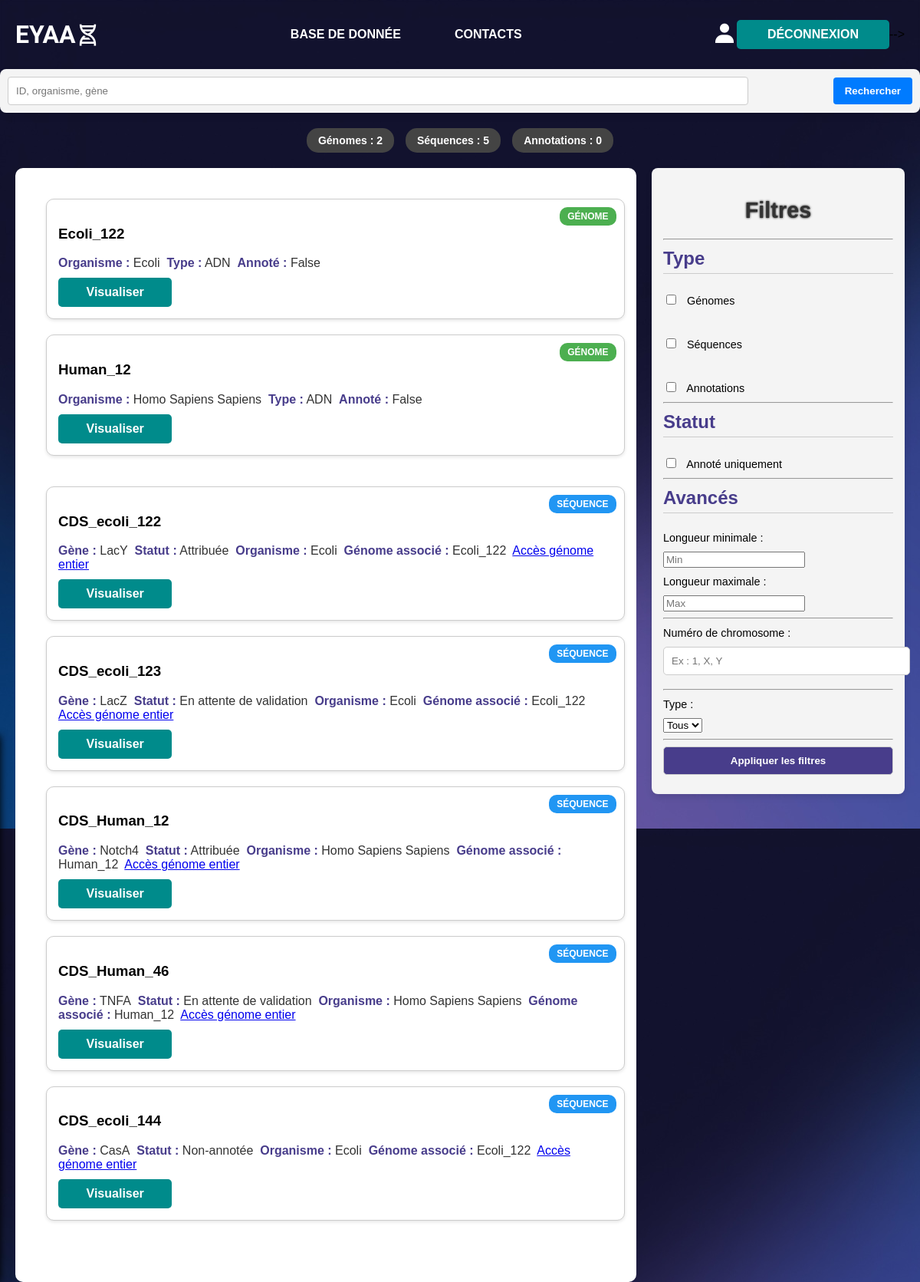
The app's page /database/ (signed in) with its own data.
### core/models.py (models this page shows, shortened)
class Genome(models.Model):
    genome_id = models.CharField(max_length=20, primary_key=True)
    genome_sequence = models.TextField(validators=[RegexValidator(
        regex=r"^[ACGTU]*$",
        message="La séquence doit être uniquement "
        "composée des caractères ACGT ou U.")])
    TYPE_CHOICES = [("DNA", "ADN"), ("RNA", "ARN")]
    genome_type = models.CharField(max_length=3, choices=TYPE_CHOICES)
    organism = models.CharField(max_length=20)
    is_annotated = models.BooleanField(default=False)

class Sequence(models.Model):
    sequence_id = models.CharField(max_length=20, primary_key=True)
    dna_sequence = models.TextField()
    aa_sequence = models.TextField()
    num_chromosome = models.IntegerField()
    sequence_start = models.IntegerField()
    sequence_stop = models.IntegerField()
    sequence_length = models.IntegerField()
    gene_name = models.CharField(max_length=20, blank=True, null=True)
    peptide_product = models.CharField(max_length=20, blank=True, null=True)
    STATUS_CHOICES = [("Nothing", "Non-annotée"),
                      ("Assigned", "Attribuée"),
                      ("Awaiting validation", "En attente de validation"),
                      ("Validated", "Validée")]
    sequence_status = models.CharField(max_length=50, choices=STATUS_CHOICES)
    genome = models.ForeignKey(Genome, on_delete=models.CASCADE,
                               related_name="sequences")

### core/views.py (the view)
# urls.py: path("database/", views.database_view, name="genome_database"),
@login_required
@user_passes_test(is_not_visitor)
def database_view(request):
    user_request = request.GET.get("user_request", "").strip()
    filter_types = request.GET.getlist("filter_type")
    is_annotated = request.GET.get("is_annotated") == "true"
    min_length = request.GET.get("min_length")
    max_length = request.GET.get("max_length")
    chromosome = request.GET.get("chromosome", "").strip()
    genomes = sequences = annotations = None
    if user_request:
        query = Q(genome_id__icontains=user_request) | Q(organism__icontains=user_request)
        if "genome" in filter_types or not filter_types:
            genomes = Genome.objects.filter(query)
            if is_annotated:
                genomes = genomes.filter(is_annotated=True)
        if "sequence" in filter_types or not filter_types:
            sequences = Sequence.objects.filter(
                Q(sequence_id__icontains=user_request) | Q(gene_name__icontains=user_request)
            )
            if min_length:
                sequences = sequences.filter(sequence_length__gte=int(min_length))
            if max_length:
                sequences = sequences.filter(sequence_length__lte=int(max_length))
            if chromosome:
                sequences = sequences.filter(num_chromosome__iexact=chromosome)
        if "annotation" in filter_types or not filter_types:
            annotations = Annotation.objects.filter(
                (Q(annotation_id__icontains=user_request) | Q(annotation_text__icontains=user_request)) &
                Q(is_validated=True))
    else:
        if "genome" in filter_types or not filter_types:
            genomes = Genome.objects.all()
            if is_annotated:
                genomes = genomes.filter(is_annotated=True)
        if "sequence" in filter_types or not filter_types:
            sequences = Sequence.objects.all()
            if min_length:
                sequences = sequences.filter(sequence_length__gte=int(min_length))
            if max_length:
                sequences = sequences.filter(sequence_length__lte=int(max_length))
            if chromosome:
                sequences = sequences.filter(num_chromosome__iexact=chromosome)
        if "annotation" in filter_types or not filter_types:
            annotations = Annotation.objects.filter(Q(is_validated=True))
    return render(request, "core/database.html", {
        "genomes": genomes,
        "sequences": sequences,
        "annotations": annotations,
    })

### core/views.py (called while the page is built)
def is_not_visitor(user):
    return user.role != "visiteur"

### core/templates/core/database.html (shortened to what this page needs)
{% extends "core/base.html" %}
{% load static %}
{% block content %}
<link rel="stylesheet" href="{% static 'core/style_database.css' %}">
    <div class="search-bar-container">
        <form method="GET" action="{% url 'genome_database' %}">
            <div class="search-bar">
                <input type="text" name="user_request" placeholder="ID, organisme, gène">
                <button type="submit" value="Recherche" style="color: white;">Rechercher</button>
            </div>
        </form>
    </div>
    <div class="results-summary">
        <span class="badge-results badge-genome">Génomes : {{ genomes|length }}</span>
        <span class="badge-results badge-sequence">Séquences : {{ sequences|length }}</span>
        <span class="badge-results badge-annotation">Annotations : {{ annotations|length }}</span>
    </div>
    <div class="main-content">
    <div class="database-section">
    <div class="database-container">
        {% if genomes %}
            {% for genome in genomes %}
            <div class="sequence-card">
                <div class="badge genome">Génome</div>
                <h3>{{ genome.genome_id }}</h3>
                <p><strong>Organisme :</strong> {{ genome.organism }}&nbsp;
                <strong>Type :</strong> {{ genome.get_genome_type_display }}&nbsp;
                <strong>Annoté :</strong> {{ genome.is_annotated }}</p>
                {% if genome.genome_id %}
                    <a href="{% url 'visualisation' 'genome' genome.genome_id %}" class="visualisation-access-button">Visualiser</a>
                {% else %}
                    <p>Aucun accès de visualisation disponible pour ce génome</p>
                {% endif %}
            </div>
            {% endfor %}
        {% endif %}
    </div>
    <div class="database-container">
        {% if sequences %}
            {% for sequence in sequences %}
            <div class="sequence-card">
                <div class="badge sequence">Séquence</div>
                <h3>{{sequence.sequence_id }}</h3>
                <p><strong>Gène :</strong> {{sequence.gene_name }}&nbsp;
                <strong>Statut :</strong> {{ sequence.get_sequence_status_display }}&nbsp;
                <strong>Organisme :</strong> {{ sequence.genome.organism }}&nbsp;
                <strong>Génome associé :</strong> {{ sequence.genome.genome_id }}&nbsp; <a href="{% url 'visualisation' 'genome' sequence.genome.genome_id %}">Accès génome entier</a></p>
                {% if sequence.sequence_id %}
                    <a href="{% url 'visualisation' 'sequence' sequence.sequence_id %}" class="visualisation-access-button">Visualiser</a>
                {% else %}
                    <p>Aucun accès de visualisation disponible pour cette séquence</p>
                {% endif %}
            </div>
            {% endfor %}
        {% endif %}
    </div>
    <div class="database-container">
    </div>
    </div>
    <div class="filter-menu">
        <h2>Filtres</h2>
        <form method="GET" action="{% url 'genome_database' %}">
            <hr>
            <h3>Type</h3>
            <label>
                <input type="checkbox" name="filter_type" value="genome"> Génomes
            </label><br>
            <label>
                <input type="checkbox" name="filter_type" value="sequence"> Séquences
            </label><br>
            <label>
                <input type="checkbox" name="filter_type" value="annotation"> Annotations
            </label>
            <hr>
            <h3>Statut</h3>
            <label>
                <input type="checkbox" name="is_annotated" value="true"> Annoté uniquement
            </label>
            <hr>
            <h3> Avancés</h3>
            <label for="min_length">Longueur minimale :</label>
            <input type="number" name="min_length" placeholder="Min">
            <label for="max_length">Longueur maximale :</label>
            <input type="number" name="max_length" placeholder="Max">
            <hr>
            <label for="chromosome">Numéro de chromosome :</label>
            <input type="text" name="chromosome" placeholder="Ex : 1, X, Y">
            <hr>
            <label for="sequence_type">Type :</label>
            <select name="sequence_type">
                <option value="">Tous</option>
            </select>
            <hr>
            <button type="submit" class="filter-button">Appliquer les filtres</button>
        </form>
    </div>
</div>
{% endblock %}

### core/templates/core/base.html (shortened to what this page needs)
{% load static %}
<!DOCTYPE html>
<html lang="fr">
    <head>
        <link rel="stylesheet" href="{% static 'core/style.css' %}">
        <link href="https://unpkg.com/boxicons/css/boxicons.min.css" rel="stylesheet">
    </head>
    <body>
        <header>
            <a href="#" class="site-name">EYAA</a><i class='bx bx-dna'></i>
            <nav class="menu">
                <ul>
                    <li><a href="{% url 'genome_database' %}">Base de donnée</a></li>
                    <li><a href="{% url 'contacts' %}">Contacts</a></li>
                </ul>
            </nav>
            <div class="menu-right" style="display: contents;">
                {% if user.is_authenticated %}
                <a href="{% url 'profile_informations' %}" class="profile-icon">
                    <i class="bx bxs-user"></i>
                </a>
                {% endif %}
                <button class="connexion-button">
                    {% if user.is_authenticated %}
                        <a href="{% url 'deconnexion' %}">Déconnexion</a>
                    {% else %}
                        <a href="{% url 'connexion' %}">Connexion</a>
                    {% endif %}
                </button>
            </div> -->
        </header>
        <main>
            {% block content %}
            {% endblock %}
        </main>
    </body>
</html>

### core/static/core/style.css (style rules this page uses)
body, html { margin: 0; padding: 0; font-family: Avantgarde, sans-serif; height: 100vh; background: rgb(97,81,153); background-image: url("../images/hero-bg.jpg "); }
header { display: flex; align-items: center; justify-content: space-between; padding: 10px 20px; backdrop-filter: blur(1px); height: 70px; }
.site-name { margin-right: auto; display: flex; align-items: center; height: 100%; cursor: pointer; text-decoration: none; color: white; font-size: 32px; font-weight: bold; font-family: "Audiowide", serif; text-transform: uppercase; }
.menu { flex-grow: 1; display: flex; justify-content: center; align-items: center; height: 100%; }
.menu ul { list-style: none; margin: 0; padding: 0; display: flex; }
.menu li { margin: 0 15px; }
.menu a { display: block; padding: 15px 20px; border-radius: 5px; color: white; text-decoration: none; text-transform: uppercase; font-weight: bold; transition: background-color 0.3s; }
.bx { font-size: 2em; color: white; }
.connexion-button { background-color: darkcyan; color: white; border: none; border-radius: 5px; padding: 10px 20px; font-size: 1em; font-weight: bold; text-transform: uppercase; cursor: pointer; transition: background-color 0.3s; margin-left: auto; }
.connexion-button a { color: white; text-decoration: none; font-weight: bold; padding: 10px 20px; background-color: darkcyan; border-radius: 5px; transition: background 0.3s ease; }
h2 { text-shadow: black 0 0 3px; text-align: center; font-size: 15px; }

### core/static/core/style_database.css (style rules this page uses)
.main-content { display: flex; margin: 20px; gap: 20px; }
.database-section { flex: 3; background-color: #fff; padding: 20px; border-radius: 10px; }
.filter-menu { position: static; top: 160px; right: 20px; width: 300px; background-color: #f4f4f4; border-radius: 8px; padding: 15px; box-shadow: 0 4px 8px rgba(0, 0, 0, 0.1); max-height: max-content; }
.filter-menu h2 { font-size: 1.8em; color: #333; margin-bottom: 20px; }
.filter-menu h3 { margin-top: 10px; font-size: 1.5em; color: darkslateblue; border-bottom: 1px solid #ccc; padding-bottom: 5px; }
.filter-menu label { font-size: 0.9em; display: block; margin: 10px 0; }
.filter-menu input[type="text"] { width: 100%; padding: 10px; margin-bottom: 10px; border: 1px solid #ccc; border-radius: 5px; }
.filter-menu input[type="checkbox"] { margin-right: 10px; }
.filter-menu button { width: 100%; padding: 8px; margin-bottom: 10px; border: 1px solid #ccc; border-radius: 4px; }
.filter-menu button { width: 100%; padding: 10px; margin-bottom: 10px; border: 1px solid #ccc; border-radius: 5px; background-color: darkslateblue; color: white; font-weight: bold; cursor: pointer; transition: background-color 0.3s; }
.search-bar-container { margin-bottom: 20px; padding: 10px; background-color: #f4f4f4; border-radius: 8px; box-shadow: 0 4px 8px rgba(0, 0, 0, 0.1); z-index: 1000; }
.search-bar { display: flex; align-items: center; justify-content: space-between; }
.search-bar input { width: 80%; padding: 10px; margin-right: 10px; border-radius: 4px; border: 1px solid #ccc; }
.search-bar button { padding: 10px 15px; background-color: #007bff; color: white; border: none; border-radius: 4px; cursor: pointer; font-weight: bold; }
.results-summary { display: flex; justify-content: center; gap: 15px; margin-top: 10px; }
.badge-results { padding: 8px 15px; border-radius: 15px; font-weight: bold; font-size: 14px; color: white; background-color: #444; }
.database-container { display: flex; flex-wrap: wrap; justify-content: center; gap: 20px; padding: 20px; width: 98%; }
.sequence-card { position: relative; background-color: white; border-radius: 10px; width: 100%; padding: 15px; border: 1px solid #ccc; box-shadow: 0 2px 4px rgba(0, 0, 0, 0.1); transition: transform 0.2s, box-shadow 0.2s; max-height: max-content; }
.sequence-card p { margin: 10px 0; font-size: 1em; color: black; }
.sequence-card p strong { color: darkslateblue; }
.badge { position: absolute; top: 10px; right: 10px; background-color: #444; color: white; padding: 5px 10px; font-size: 12px; font-weight: bold; border-radius: 10px; text-transform: uppercase; }
.badge.genome { background-color: #4CAF50; }
.badge.sequence { background-color: #2196F3; }
.visualisation-access-button { display: block; text-align: center; background-color: darkcyan; color: white; text-decoration: none; border-radius: 5px; padding: 10px 20px; font-weight: bold; margin-top: 10px; transition: background-color 0.3s; width: 15%; }
.database-container p { font-size: 1em; color: #333; text-align: left; margin-top: autp; }

### records on screen
Genome: genome_id "Ecoli_122", organism "Ecoli", genome_type "ADN", is_annotated "False", shows "Visualiser"
Genome: genome_id "Human_12", organism "Homo Sapiens Sapiens", genome_type "ADN", is_annotated "False", shows "Visualiser"
Sequence: sequence_id "CDS_ecoli_122", gene_name "LacY", sequence_status "Attribuée", genome.organism "Ecoli", genome.genome_id "Ecoli_122", shows "Visualiser"
Sequence: sequence_id "CDS_ecoli_123", gene_name "LacZ", sequence_status "En attente de validation", genome.organism "Ecoli", genome.genome_id "Ecoli_122", shows "Visualiser"
Sequence: sequence_id "CDS_Human_12", gene_name "Notch4", sequence_status "Attribuée", genome.organism "Homo Sapiens Sapiens", genome.genome_id "Human_12", shows "Visualiser"
Sequence: sequence_id "CDS_Human_46", gene_name "TNFA", sequence_status "En attente de validation", genome.organism "Homo Sapiens Sapiens", genome.genome_id "Human_12", shows "Visualiser"
Sequence: sequence_id "CDS_ecoli_144", gene_name "CasA", sequence_status "Non-annotée", genome.organism "Ecoli", genome.genome_id "Ecoli_122", shows "Visualiser"

### other values on screen
{{ genomes|length }} "2"
{{ sequences|length }} "5"
{{ annotations|length }} "0"
